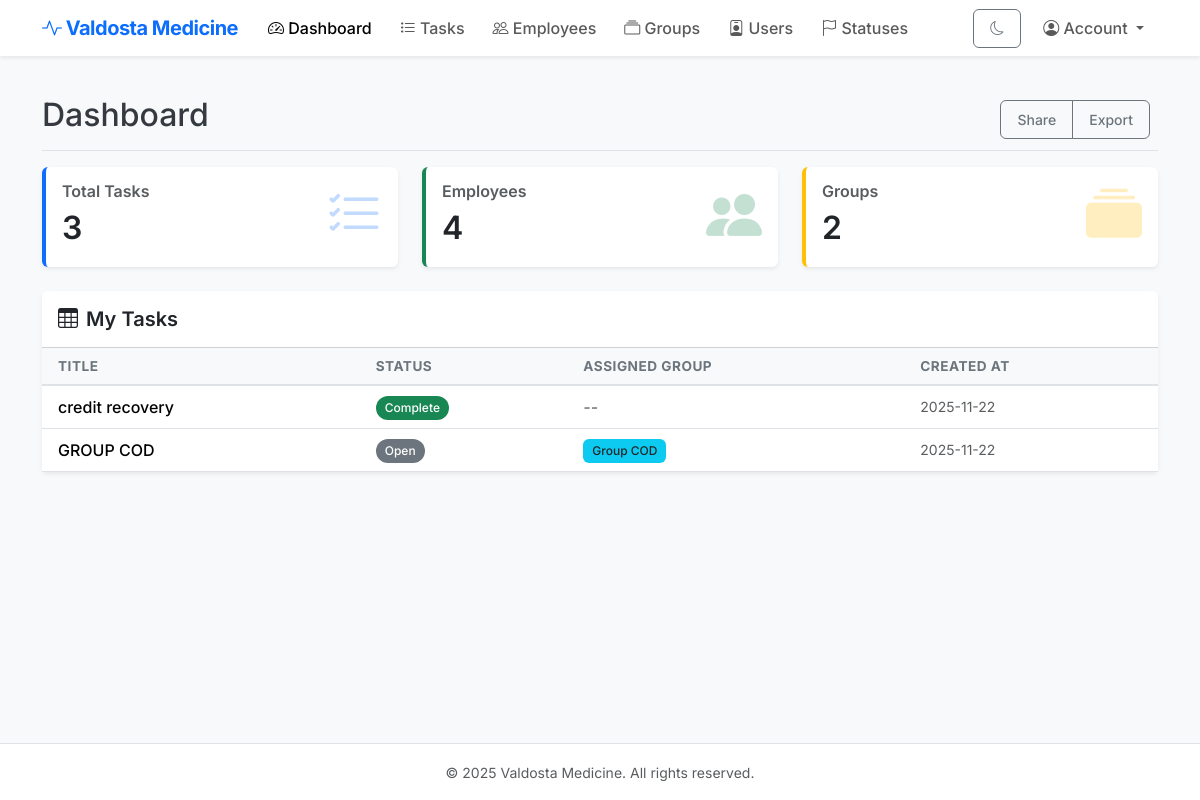
/dashboard (signed in), run on the app's committed database.
### models.py (models this page shows, shortened)
class Task(db.Model):
    __tablename__ = "tasks"
    id = db.Column(db.Integer, primary_key=True)
    title = db.Column(db.String(200), nullable=False)
    description = db.Column(db.Text)
    status_id = db.Column(db.Integer, db.ForeignKey("task_statuses.id"))
    assigned_user_id = db.Column(db.Integer, db.ForeignKey("users.id"), nullable=True)
    assigned_group_id = db.Column(db.Integer, db.ForeignKey("groups.id"), nullable=True)
    created_by_user_id = db.Column(db.Integer, db.ForeignKey("users.id"), nullable=False)
    created_at = db.Column(db.DateTime)
    completed_at = db.Column(db.DateTime, nullable=True)
    status = db.relationship("TaskStatus", back_populates="tasks")
    assignee = db.relationship("User", foreign_keys=[assigned_user_id])
    assigned_group = db.relationship("Group", back_populates="tasks")
    creator = db.relationship("User", back_populates="created_tasks", foreign_keys=[created_by_user_id])
    comments = db.relationship("TaskComment", back_populates="task", order_by="TaskComment.created_at", cascade="all, delete-orphan")

class TaskStatus(db.Model):
    __tablename__ = "task_statuses"
    id = db.Column(db.Integer, primary_key=True)
    label = db.Column(db.String(50), unique=True, nullable=False)
    is_default = db.Column(db.Boolean, default=False)
    tasks = db.relationship("Task", back_populates="status")

class Group(db.Model):
    __tablename__ = "groups"
    id = db.Column(db.Integer, primary_key=True)
    name = db.Column(db.String(100), unique=True, nullable=False)
    description = db.Column(db.Text)
    is_admin_group = db.Column(db.Boolean, default=False)
    users = db.relationship("User", secondary="user_groups", back_populates="groups")
    tasks = db.relationship("Task", back_populates="assigned_group")

### app.py (the view)
    @app.route("/dashboard")
    @login_required
    def dashboard():
        user = User.query.get(session["user_id"])
        if not user:
            session.clear()
            flash("Your account no longer exists. Please contact an administrator.", "danger")
            return redirect(url_for("login"))
        my_tasks = Task.query.filter(
            (Task.assigned_user_id == user.id) |
            (Task.assigned_group_id.in_([g.id for g in user.groups]))
        ).all()
        open_tasks = Task.query.count()
        employees_count = Employee.query.count()
        groups_count = Group.query.count()
        return render_template(
            "dashboard.html",
            user=user,
            my_tasks=my_tasks,
            open_tasks=open_tasks,
            employees_count=employees_count,
            groups_count=groups_count
        )

### models.py (called while the page is built)
    def is_admin(self):
        return any(g.is_admin_group for g in self.groups)

### templates/dashboard.html
{% extends "base.html" %}
{% block content %}
<div class="d-flex justify-content-between flex-wrap flex-md-nowrap align-items-center pt-3 pb-2 mb-3 border-bottom">
    <h1 class="h2">Dashboard</h1>
    <div class="btn-toolbar mb-2 mb-md-0">
        <div class="btn-group me-2">
            <button type="button" class="btn btn-sm btn-outline-secondary">Share</button>
            <button type="button" class="btn btn-sm btn-outline-secondary">Export</button>
        </div>
    </div>
</div>
<div class="row mb-4">
  <div class="col-md-4">
    <a href="{{ url_for('tasks') }}" class="text-decoration-none">
      <div class="card h-100 border-start border-primary border-4 stat-card">
        <div class="card-body d-flex align-items-center">
          <div class="flex-grow-1">
              <h6 class="card-subtitle mb-2 text-muted">Total Tasks</h6>
              <h2 class="card-title mb-0">{{ open_tasks }}</h2>
          </div>
          <div class="display-4 text-primary opacity-25"><i class="bi bi-list-check"></i></div>
        </div>
      </div>
    </a>
  </div>
  <div class="col-md-4">
    <a href="{{ url_for('employees') }}" class="text-decoration-none">
      <div class="card h-100 border-start border-success border-4 stat-card">
        <div class="card-body d-flex align-items-center">
          <div class="flex-grow-1">
              <h6 class="card-subtitle mb-2 text-muted">Employees</h6>
              <h2 class="card-title mb-0">{{ employees_count }}</h2>
          </div>
          <div class="display-4 text-success opacity-25"><i class="bi bi-people-fill"></i></div>
        </div>
      </div>
    </a>
  </div>
  <div class="col-md-4">
    <a href="{{ url_for('groups') }}" class="text-decoration-none">
      <div class="card h-100 border-start border-warning border-4 stat-card">
        <div class="card-body d-flex align-items-center">
          <div class="flex-grow-1">
              <h6 class="card-subtitle mb-2 text-muted">Groups</h6>
              <h2 class="card-title mb-0">{{ groups_count }}</h2>
          </div>
          <div class="display-4 text-warning opacity-25"><i class="bi bi-collection-fill"></i></div>
        </div>
      </div>
    </a>
  </div>
</div>
<div class="card shadow-sm">
    <div class="card-header bg-white py-3">
        <h5 class="card-title mb-0"><i class="bi bi-table me-2"></i>My Tasks</h5>
    </div>
    <div class="card-body p-0">
        <div class="table-responsive">
            <table class="table table-hover mb-0">
              <thead class="table-light">
                <tr>
                  <th scope="col" class="ps-3">Title</th>
                  <th scope="col">Status</th>
                  <th scope="col">Assigned Group</th>
                  <th scope="col">Created At</th>
                </tr>
              </thead>
              <tbody>
                {% for t in my_tasks %}
                <tr>
                  <td class="ps-3 fw-medium">{{ t.title }}</td>
                  <td>
                      <span class="badge rounded-pill
                        {% if t.status.label == 'Complete' %}bg-success
                        {% elif t.status.label == 'In-Progress' %}bg-warning text-dark
                        {% else %}bg-secondary{% endif %}">
                        {{ t.status.label if t.status else 'None' }}
                      </span>
                  </td>
                  <td>
                      {% if t.assigned_group %}
                        <span class="badge bg-info text-dark">{{ t.assigned_group.name }}</span>
                      {% else %}
                        <span class="text-muted fst-italic">--</span>
                      {% endif %}
                  </td>
                  <td class="text-muted small">{{ t.created_at.strftime('%Y-%m-%d') if t.created_at else '' }}</td>
                </tr>
                {% else %}
                <tr>
                    <td colspan="4" class="text-center py-4 text-muted">No tasks found assigned to you.</td>
                </tr>
                {% endfor %}
              </tbody>
            </table>
        </div>
    </div>
</div>
{% endblock %}

### static/style.css (style rules this page uses)
body { font-family: 'Inter', sans-serif; background-color: #f8f9fa; color: #343a40; }
h1, h2, h3, h4, h5, h6 { font-weight: 600; color: #212529; }
.card { border: none; box-shadow: 0 0.125rem 0.25rem rgba(0, 0, 0, 0.075); transition: transform 0.2s ease-in-out, box-shadow 0.2s ease-in-out; }
.btn { border-radius: 0.375rem; font-weight: 500; padding: 0.5rem 1rem; }
.table { vertical-align: middle; }
.table thead th { border-top: none; border-bottom: 2px solid #dee2e6; font-size: 0.85rem; text-transform: uppercase; letter-spacing: 0.5px; color: #6c757d; }
.badge { font-weight: 500; padding: 0.5em 0.75em; }
.stat-card { transition: transform 0.2s ease, box-shadow 0.2s ease; }
body, .card, .navbar, .footer, .table, .modal-content, .form-control, .form-select, .dropdown-menu, .badge, .nav-link, .btn { transition: background-color .25s ease, color .25s ease, border-color .25s ease, box-shadow .25s ease; }

### data on the page
Task: title "credit recovery", status "Complete", created_at "2025-11-22"
Task: title "GROUP COD", status "Open", assigned_group.name "Group COD", created_at "2025-11-22"

### other printed values
{{ open_tasks }} "3"
{{ employees_count }} "4"
{{ groups_count }} "2"
